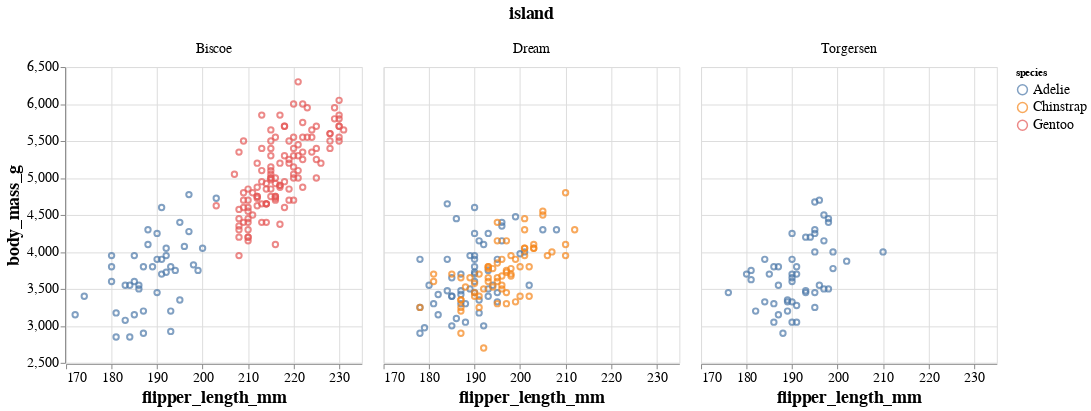

Here is the notebook cell this chart was saved with:
### Markdown cell above
The x and y axes include 0 by default, which we can adjust by providing a scale. While we're at it, let's split the plot into different panels for illustration:

### Code cell
chart = alt.Chart(penguins).mark_point().encode(
    alt.X('flipper_length_mm:Q',
        scale=alt.Scale(zero=False)
    ),
    alt.Y('body_mass_g:Q',
        scale=alt.Scale(zero=False)
    ),
    color='species:N',
    column=alt.Column('island', header=alt.Header(titleFontSize=18,labelFontSize=14)),
).configure_axis(
    labelFontSize=14,
    titleFontSize=18,
    
).configure_title(fontSize=18).configure_legend(labelFontSize=14).properties(width=300,height=300)

chart

### Figure 1 — Vega-Lite specification as saved in the notebook (floating-point values rounded to 4 significant figures; data arrays with more than 128 entries replaced by an {"elided": "..."} marker saying what was removed)
{"config": {"view": {"continuousWidth": 400, "continuousHeight": 300}, "axis": {"labelFontSize": 14, "titleFontSize": 18}, "legend": {"labelFontSize": 14}, "title": {"fontSize": 18}}, "data": {"name": "data-d00e1631cca48c544438d30d2b470e8a"}, "mark": "point", "encoding": {"color": {"field": "species", "type": "nominal"}, "column": {"field": "island", "header": {"labelFontSize": 14, "titleFontSize": 18}, "type": "nominal"}, "x": {"field": "flipper_length_mm", "scale": {"zero": false}, "type": "quantitative"}, "y": {"field": "body_mass_g", "scale": {"zero": false}, "type": "quantitative"}}, "height": 300, "width": 300, "$schema": "https://vega.github.io/schema/vega-lite/v4.17.0.json", "datasets": {"data-d00e1631cca48c544438d30d2b470e8a": {"elided": "344 records"}}}
